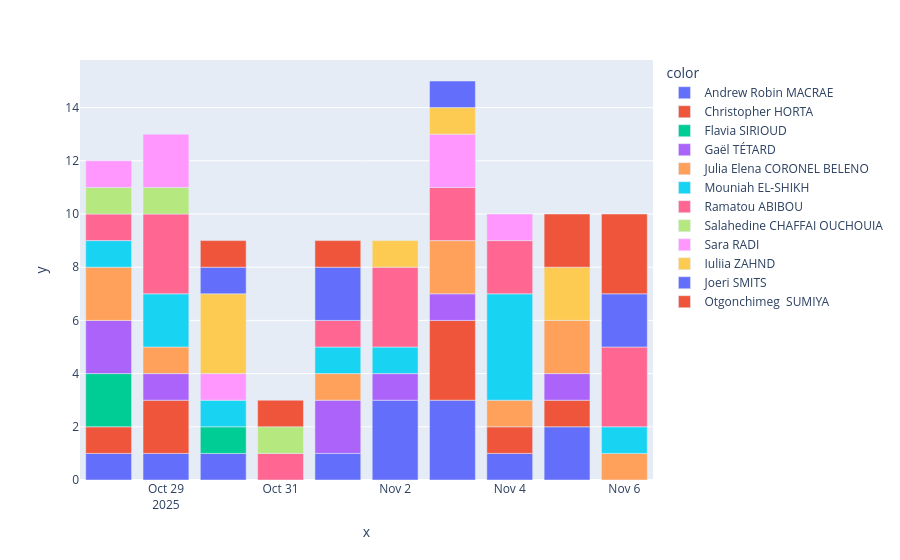

This figure's notebook cell:
### Code cell
post_per_authors_date_bar = px.bar(
  post_per_authors_and_date, 
  x=post_per_authors_and_date.index.get_level_values(0), 
  y=post_per_authors_and_date.values, 
  color=post_per_authors_and_date.index.get_level_values(1)
)
post_per_authors_date_bar

### Figure 1 — Plotly figure (JSON) as saved in the notebook; plotly's stock layout.template omitted (floating-point values rounded to 4 significant figures)
{"data": [{"hovertemplate": "color=Andrew Robin MACRAE<br>x=%{x}<br>y=%{y}<extra></extra>", "legendgroup": "Andrew Robin MACRAE", "marker": {"color": "#636efa", "pattern": {"shape": ""}}, "name": "Andrew Robin MACRAE", "orientation": "v", "showlegend": true, "textposition": "auto", "type": "bar", "x": ["2025-10-28", "2025-10-29", "2025-10-30", "2025-11-01", "2025-11-02", "2025-11-03", "2025-11-04", "2025-11-05"], "xaxis": "x", "y": [1, 1, 1, 1, 3, 3, 1, 2], "yaxis": "y"}, {"hovertemplate": "color=Christopher HORTA<br>x=%{x}<br>y=%{y}<extra></extra>", "legendgroup": "Christopher HORTA", "marker": {"color": "#EF553B", "pattern": {"shape": ""}}, "name": "Christopher HORTA", "orientation": "v", "showlegend": true, "textposition": "auto", "type": "bar", "x": ["2025-10-28", "2025-10-29", "2025-11-03", "2025-11-04", "2025-11-05"], "xaxis": "x", "y": [1, 2, 3, 1, 1], "yaxis": "y"}, {"hovertemplate": "color=Flavia SIRIOUD<br>x=%{x}<br>y=%{y}<extra></extra>", "legendgroup": "Flavia SIRIOUD", "marker": {"color": "#00cc96", "pattern": {"shape": ""}}, "name": "Flavia SIRIOUD", "orientation": "v", "showlegend": true, "textposition": "auto", "type": "bar", "x": ["2025-10-28", "2025-10-30"], "xaxis": "x", "y": [2, 1], "yaxis": "y"}, {"hovertemplate": "color=Gaël TÉTARD<br>x=%{x}<br>y=%{y}<extra></extra>", "legendgroup": "Gaël TÉTARD", "marker": {"color": "#ab63fa", "pattern": {"shape": ""}}, "name": "Gaël TÉTARD", "orientation": "v", "showlegend": true, "textposition": "auto", "type": "bar", "x": ["2025-10-28", "2025-10-29", "2025-11-01", "2025-11-02", "2025-11-03", "2025-11-05"], "xaxis": "x", "y": [2, 1, 2, 1, 1, 1], "yaxis": "y"}, {"hovertemplate": "color=Julia Elena CORONEL BELENO<br>x=%{x}<br>y=%{y}<extra></extra>", "legendgroup": "Julia Elena CORONEL BELENO", "marker": {"color": "#FFA15A", "pattern": {"shape": ""}}, "name": "Julia Elena CORONEL BELENO", "orientation": "v", "showlegend": true, "textposition": "auto", "type": "bar", "x": ["2025-10-28", "2025-10-29", "2025-11-01", "2025-11-03", "2025-11-04", "2025-11-05", "2025-11-06"], "xaxis": "x", "y": [2, 1, 1, 2, 1, 2, 1], "yaxis": "y"}, {"hovertemplate": "color=Mouniah EL-SHIKH<br>x=%{x}<br>y=%{y}<extra></extra>", "legendgroup": "Mouniah EL-SHIKH", "marker": {"color": "#19d3f3", "pattern": {"shape": ""}}, "name": "Mouniah EL-SHIKH", "orientation": "v", "showlegend": true, "textposition": "auto", "type": "bar", "x": ["2025-10-28", "2025-10-29", "2025-10-30", "2025-11-01", "2025-11-02", "2025-11-04", "2025-11-06"], "xaxis": "x", "y": [1, 2, 1, 1, 1, 4, 1], "yaxis": "y"}, {"hovertemplate": "color=Ramatou ABIBOU<br>x=%{x}<br>y=%{y}<extra></extra>", "legendgroup": "Ramatou ABIBOU", "marker": {"color": "#FF6692", "pattern": {"shape": ""}}, "name": "Ramatou ABIBOU", "orientation": "v", "showlegend": true, "textposition": "auto", "type": "bar", "x": ["2025-10-28", "2025-10-29", "2025-10-31", "2025-11-01", "2025-11-02", "2025-11-03", "2025-11-04", "2025-11-06"], "xaxis": "x", "y": [1, 3, 1, 1, 3, 2, 2, 3], "yaxis": "y"}, {"hovertemplate": "color=Salahedine CHAFFAI OUCHOUIA<br>x=%{x}<br>y=%{y}<extra></extra>", "legendgroup": "Salahedine CHAFFAI OUCHOUIA", "marker": {"color": "#B6E880", "pattern": {"shape": ""}}, "name": "Salahedine CHAFFAI OUCHOUIA", "orientation": "v", "showlegend": true, "textposition": "auto", "type": "bar", "x": ["2025-10-28", "2025-10-29", "2025-10-31"], "xaxis": "x", "y": [1, 1, 1], "yaxis": "y"}, {"hovertemplate": "color=Sara RADI<br>x=%{x}<br>y=%{y}<extra></extra>", "legendgroup": "Sara RADI", "marker": {"color": "#FF97FF", "pattern": {"shape": ""}}, "name": "Sara RADI", "orientation": "v", "showlegend": true, "textposition": "auto", "type": "bar", "x": ["2025-10-28", "2025-10-29", "2025-10-30", "2025-11-03", "2025-11-04"], "xaxis": "x", "y": [1, 2, 1, 2, 1], "yaxis": "y"}, {"hovertemplate": "color=Iuliia ZAHND<br>x=%{x}<br>y=%{y}<extra></extra>", "legendgroup": "Iuliia ZAHND", "marker": {"color": "#FECB52", "pattern": {"shape": ""}}, "name": "Iuliia ZAHND", "orientation": "v", "showlegend": true, "textposition": "auto", "type": "bar", "x": ["2025-10-30", "2025-11-02", "2025-11-03", "2025-11-05"], "xaxis": "x", "y": [3, 1, 1, 2], "yaxis": "y"}, {"hovertemplate": "color=Joeri SMITS<br>x=%{x}<br>y=%{y}<extra></extra>", "legendgroup": "Joeri SMITS", "marker": {"color": "#636efa", "pattern": {"shape": ""}}, "name": "Joeri SMITS", "orientation": "v", "showlegend": true, "textposition": "auto", "type": "bar", "x": ["2025-10-30", "2025-11-01", "2025-11-03", "2025-11-06"], "xaxis": "x", "y": [1, 2, 1, 2], "yaxis": "y"}, {"hovertemplate": "color=Otgonchimeg  SUMIYA<br>x=%{x}<br>y=%{y}<extra></extra>", "legendgroup": "Otgonchimeg  SUMIYA", "marker": {"color": "#EF553B", "pattern": {"shape": ""}}, "name": "Otgonchimeg  SUMIYA", "orientation": "v", "showlegend": true, "textposition": "auto", "type": "bar", "x": ["2025-10-30", "2025-10-31", "2025-11-01", "2025-11-05", "2025-11-06"], "xaxis": "x", "y": [1, 1, 1, 2, 3], "yaxis": "y"}], "layout": {"barmode": "relative", "legend": {"title": {"text": "color"}, "tracegroupgap": 0}, "margin": {"t": 60}, "xaxis": {"anchor": "y", "domain": [0, 1], "title": {"text": "x"}}, "yaxis": {"anchor": "x", "domain": [0, 1], "title": {"text": "y"}}}}
